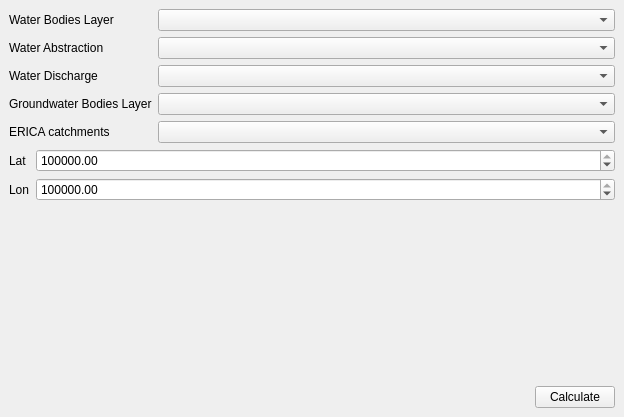
<?xml version="1.0" encoding="UTF-8"?>
<ui version="4.0">
 <class>DSSDockWidgetBase</class>
 <widget class="QDockWidget" name="DSSDockWidgetBase">
  <property name="geometry">
   <rect>
    <x>0</x>
    <y>0</y>
    <width>624</width>
    <height>417</height>
   </rect>
  </property>
  <property name="windowTitle">
   <string>DSS</string>
  </property>
  <widget class="QWidget" name="dockWidgetContents">
   <layout class="QVBoxLayout" name="verticalLayout_2">
    <item>
     <layout class="QVBoxLayout" name="verticalLayout">
      <item>
       <layout class="QFormLayout" name="formLayout">
        <item row="0" column="0">
         <widget class="QLabel" name="label">
          <property name="text">
           <string>Water Bodies Layer</string>
          </property>
         </widget>
        </item>
        <item row="0" column="1">
         <widget class="QgsMapLayerComboBox" name="cmbWaterBodies"/>
        </item>
        <item row="1" column="0">
         <widget class="QLabel" name="lblWaterAbstraction">
          <property name="text">
           <string>Water Abstraction</string>
          </property>
         </widget>
        </item>
        <item row="1" column="1">
         <widget class="QgsMapLayerComboBox" name="cmbWaterAbstraction"/>
        </item>
        <item row="2" column="0">
         <widget class="QLabel" name="lblWaterDischarge">
          <property name="text">
           <string>Water Discharge</string>
          </property>
         </widget>
        </item>
        <item row="2" column="1">
         <widget class="QgsMapLayerComboBox" name="cmbWaterDischarge"/>
        </item>
        <item row="3" column="0">
         <widget class="QLabel" name="lblGroundwater">
          <property name="text">
           <string>Groundwater Bodies Layer</string>
          </property>
         </widget>
        </item>
        <item row="3" column="1">
         <widget class="QgsMapLayerComboBox" name="cmbGroundwater"/>
        </item>
        <item row="4" column="0">
         <widget class="QLabel" name="lblCatchments">
          <property name="text">
           <string>ERICA catchments</string>
          </property>
         </widget>
        </item>
        <item row="4" column="1">
         <widget class="QgsMapLayerComboBox" name="cmbCatchments"/>
        </item>
       </layout>
      </item>
      <item>
       <layout class="QFormLayout" name="formLayout_2">
        <item row="0" column="0">
         <widget class="QLabel" name="label_5">
          <property name="text">
           <string>Lat</string>
          </property>
         </widget>
        </item>
        <item row="0" column="1">
         <widget class="QgsDoubleSpinBox" name="spinBoxLat">
          <property name="maximum">
           <double>100000000.000000000000000</double>
          </property>
          <property name="value">
           <double>604752.000000000000000</double>
          </property>
         </widget>
        </item>
        <item row="1" column="0">
         <widget class="QLabel" name="label_6">
          <property name="text">
           <string>Lon</string>
          </property>
         </widget>
        </item>
        <item row="1" column="1">
         <widget class="QgsDoubleSpinBox" name="spinBoxLon">
          <property name="maximum">
           <double>1000000000.000000000000000</double>
          </property>
          <property name="value">
           <double>4319743.000000000000000</double>
          </property>
         </widget>
        </item>
       </layout>
      </item>
      <item>
       <spacer name="verticalSpacer">
        <property name="orientation">
         <enum>Qt::Vertical</enum>
        </property>
        <property name="sizeHint" stdset="0">
         <size>
          <width>20</width>
          <height>40</height>
         </size>
        </property>
       </spacer>
      </item>
      <item>
       <layout class="QHBoxLayout" name="horizontalLayout">
        <item>
         <spacer name="horizontalSpacer">
          <property name="orientation">
           <enum>Qt::Horizontal</enum>
          </property>
          <property name="sizeHint" stdset="0">
           <size>
            <width>40</width>
            <height>20</height>
           </size>
          </property>
         </spacer>
        </item>
        <item>
         <widget class="QPushButton" name="btnCalculate">
          <property name="text">
           <string>Calculate</string>
          </property>
         </widget>
        </item>
       </layout>
      </item>
     </layout>
    </item>
   </layout>
  </widget>
 </widget>
 <customwidgets>
  <customwidget>
   <class>QgsDoubleSpinBox</class>
   <extends>QDoubleSpinBox</extends>
   <header>qgsdoublespinbox.h</header>
  </customwidget>
  <customwidget>
   <class>QgsMapLayerComboBox</class>
   <extends>QComboBox</extends>
   <header>qgsmaplayercombobox.h</header>
  </customwidget>
 </customwidgets>
 <tabstops>
  <tabstop>cmbWaterBodies</tabstop>
  <tabstop>cmbWaterAbstraction</tabstop>
  <tabstop>cmbWaterDischarge</tabstop>
  <tabstop>cmbGroundwater</tabstop>
  <tabstop>btnCalculate</tabstop>
 </tabstops>
 <resources/>
 <connections/>
</ui>
